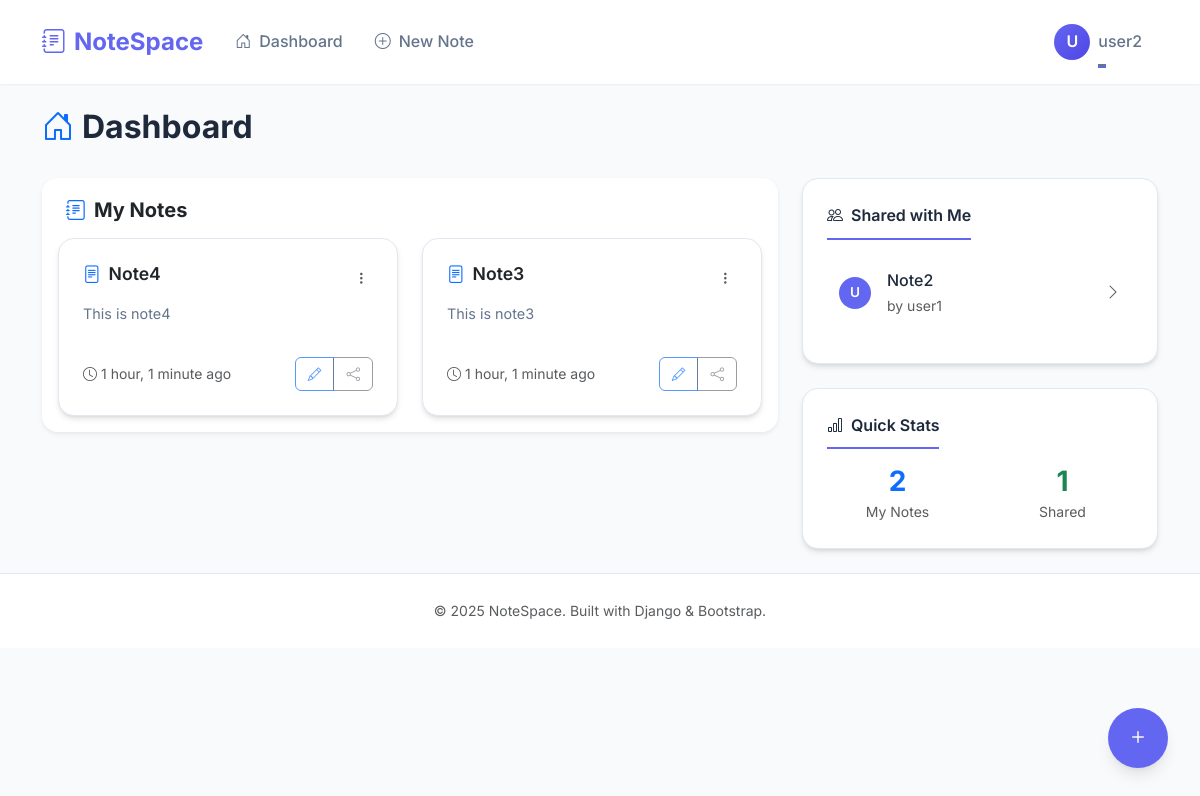
The page / (signed in) on the database its author committed.
### core/models.py (models this page shows, shortened)
class Note(models.Model):
    title = models.CharField(max_length=255)
    content = models.TextField(blank=True, default='')
    owner = models.ForeignKey(User, on_delete=models.CASCADE, related_name='notes')
    created_at = models.DateTimeField(auto_now_add=True)
    updated_at = models.DateTimeField(auto_now=True)
    class Meta:
        ordering = ['-updated_at']

### core/views.py (the view)
# urls.py: path('', views.dashboard, name='dashboard'),
@login_required
def dashboard(request):
    my_notes = Note.objects.filter(owner=request.user)
    shared_with_me = Note.objects.filter(shared_access__user=request.user)
    context = {
        'my_notes': my_notes,
        'shared_notes': shared_with_me,
    }
    return render(request, 'core/dashboard.html', context)

### core/templates/core/dashboard.html (shortened to what this page needs)
{% extends 'core/base.html' %}
{% block content %}
<div class="d-flex justify-content-between align-items-center mb-4">
    <h2 class="fw-bold">
        <i class="bi bi-house-door me-2 text-primary"></i>Dashboard
    </h2>
</div>
<div class="row">
    <div class="col-lg-8">
        <div class="card mb-4 border-0 shadow-sm">
            <div class="card-header bg-white border-0 pb-0">
                <h5 class="mb-0 fw-bold">
                    <i class="bi bi-journal-text me-2 text-primary"></i>My Notes
                </h5>
            </div>
            <div class="card-body">
                {% if my_notes %}
                <div class="row g-4">
                    {% for note in my_notes %}
                    <div class="col-md-6">
                        <div class="note-card h-100" style="--card-index: {{ forloop.counter0 }}">
                            <div class="card-body d-flex flex-column">
                                <div class="d-flex justify-content-between align-items-start mb-2">
                                    <h5 class="card-title mb-0">
                                        <a href="{% url 'note_detail' note.pk %}" class="text-decoration-none">
                                            <i class="bi bi-file-text me-2 text-primary"></i>{{ note.title }}
                                        </a>
                                    </h5>
                                    <div class="dropdown">
                                        <button class="btn btn-link text-muted p-1" type="button" data-bs-toggle="dropdown">
                                            <i class="bi bi-three-dots-vertical"></i>
                                        </button>
                                    </div>
                                </div>
                                <p class="content-preview flex-grow-1">{{ note.content|truncatewords:30 }}</p>
                                <div class="d-flex justify-content-between align-items-center mt-3">
                                    <small class="text-muted">
                                        <i class="bi bi-clock me-1"></i>{{ note.updated_at|timesince }} ago
                                    </small>
                                    <div class="btn-group btn-group-sm">
                                        <a href="{% url 'note_edit' note.pk %}" class="btn btn-outline-primary quick-action-btn" title="Edit">
                                            <i class="bi bi-pencil"></i>
                                        </a>
                                        <a href="{% url 'note_share' note.pk %}" class="btn btn-outline-secondary quick-action-btn" title="Share">
                                            <i class="bi bi-share"></i>
                                        </a>
                                    </div>
                                </div>
                            </div>
                        </div>
                    </div>
                    {% endfor %}
                </div>
                {% endif %}
            </div>
        </div>
    </div>
    <div class="col-lg-4">
        <div class="sidebar">
            <h6>
                <i class="bi bi-people me-2"></i>Shared with Me
            </h6>
            {% if shared_notes %}
            <div class="list-group list-group-flush">
                {% for note in shared_notes %}
                <a href="{% url 'note_detail' note.pk %}" class="shared-note-item list-group-item">
                    <div class="d-flex align-items-center w-100">
                        <div class="collaborator-avatar me-3">
                            {{ note.owner.username|slice:":1"|upper }}
                        </div>
                        <div class="flex-grow-1">
                            <div class="fw-medium">{{ note.title }}</div>
                            <small class="text-muted">by {{ note.owner.username }}</small>
                        </div>
                        <i class="bi bi-chevron-right ms-2 text-muted"></i>
                    </div>
                </a>
                {% endfor %}
            </div>
            {% else %}
            <div class="text-center py-4">
                <i class="bi bi-inbox display-6 text-muted mb-3 d-block"></i>
                <p class="text-muted mb-0 small">No shared notes yet</p>
            </div>
            {% endif %}
        </div>
        <div class="sidebar mt-4">
            <h6>
                <i class="bi bi-bar-chart me-2"></i>Quick Stats
            </h6>
            <div class="row text-center">
                <div class="col-6">
                    <div class="h3 fw-bold text-primary mb-0">{{ my_notes.count }}</div>
                    <small class="text-muted">My Notes</small>
                </div>
                <div class="col-6">
                    <div class="h3 fw-bold text-success mb-0">{{ shared_notes.count }}</div>
                    <small class="text-muted">Shared</small>
                </div>
            </div>
        </div>
    </div>
</div>
{% endblock %}

### core/templates/core/base.html (shortened to what this page needs)
<!DOCTYPE html>
<html lang="en">
<head>
    <link href="https://cdn.jsdelivr.net/npm/bootstrap@5.3.2/dist/css/bootstrap.min.css" rel="stylesheet">
    <link href="https://cdn.jsdelivr.net/npm/bootstrap-icons@1.11.1/font/bootstrap-icons.css" rel="stylesheet">
</head>
<body>
    <nav class="navbar navbar-expand-lg navbar-light sticky-top">
        <div class="container">
            <a class="navbar-brand" href="{% url 'dashboard' %}">
                <i class="bi bi-journal-text me-2"></i>NoteSpace
            </a>
            <div class="collapse navbar-collapse" id="navbarNav">
                {% if user.is_authenticated %}
                <ul class="navbar-nav me-auto">
                    <li class="nav-item">
                        <a class="nav-link" href="{% url 'dashboard' %}">
                            <i class="bi bi-house-door me-2"></i>Dashboard
                        </a>
                    </li>
                    <li class="nav-item">
                        <a class="nav-link" href="{% url 'note_create' %}">
                            <i class="bi bi-plus-circle me-2"></i>New Note
                        </a>
                    </li>
                </ul>
                <ul class="navbar-nav align-items-center">
                    <li class="nav-item dropdown">
                        <a class="nav-link dropdown-toggle d-flex align-items-center gap-2" href="#" id="userDropdown" role="button" data-bs-toggle="dropdown">
                            <div class="user-avatar">
                                {{ user.username|slice:":1"|upper }}
                            </div>
                            <span class="d-none d-md-inline">{{ user.username }}</span>
                        </a>
                    </li>
                </ul>
                {% endif %}
            </div>
        </div>
    </nav>
    <main class="py-4 page-content">
        <div class="container">
            {% block content %}{% endblock %}
        </div>
    </main>
    {% if user.is_authenticated %}
    <a href="{% url 'note_create' %}" class="fab" title="Create New Note">
        <i class="bi bi-plus"></i>
    </a>
    {% endif %}
    <footer class="py-4 mt-auto">
        <div class="container text-center text-muted">
            <small>&copy; 2025 NoteSpace. Built with Django & Bootstrap.</small>
        </div>
    </footer>
</body>
</html>

### rows shown on the page
Note: title "Note4", content "This is note4", updated_at "1 hour, 1 minute"
Note: title "Note3", content "This is note3", updated_at "1 hour, 1 minute"
Note: owner.username "U", title "Note2", owner.username "user1"

### other values the page prints
{{ user.username|slice:":1"|upper }} "U"
{{ user.username }} "user2"
{{ my_notes.count }} "2"
{{ shared_notes.count }} "1"
